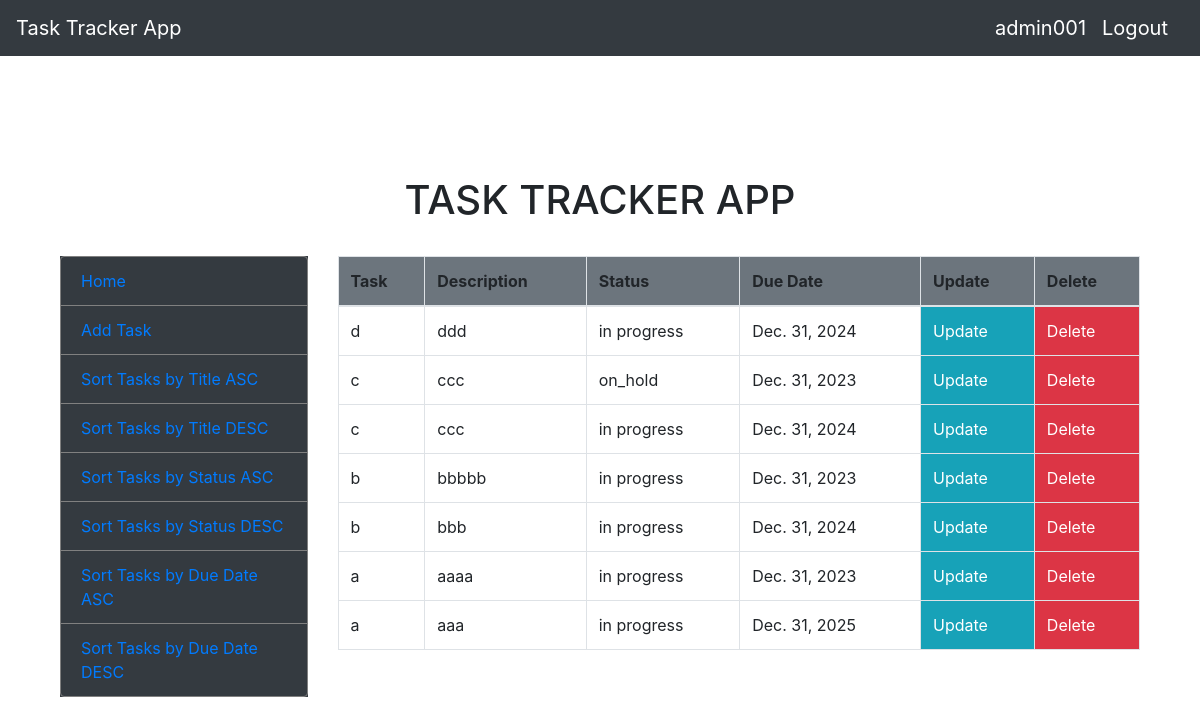
The page /sort_tasks_by_title_desc (signed in) on the database its author committed.
### task_tracker/models.py (models this page shows, shortened)
class Task(models.Model):
    TASK_STATUS_CHOICES = (
        ('in_progress', 'In Progress'),
        ('on_hold', 'On Hold'),
        ('completed', 'Completed'),
        ('cancelled', 'Cancelled'),
    )
    user = models.ForeignKey(User, on_delete=models.CASCADE, null=True, related_name='tasks')
    task = models.CharField(max_length=255)
    description = models.TextField()
    status = models.CharField(max_length=255, choices=TASK_STATUS_CHOICES, default='in progress')
    due_date = models.DateField(blank=False)
    created_date = models.DateTimeField(auto_now_add=True)

### task_tracker/views.py (the view)
# urls.py: path('sort_tasks_by_title_desc', views.sort_tasks_by_title_desc, name='sort_tasks_by_title_desc'),
def sort_tasks_by_title_desc(request):
    if request.user.is_authenticated:
        all_tasks = Task.objects.filter(user=request.user).order_by('-task')
        return render(request, 'sort_tasks_by_title_desc.html', {'all_tasks':all_tasks})
    else:
        messages.success(request,'You have to be logged in to view this page')
        return redirect('login_view')

### task_tracker/templates/sort_tasks_by_title_desc.html
{% extends 'base.html' %}
{% load crispy_forms_tags %}
{% block content %}
{% include 'tables.html' %}
{% endblock %}

### task_tracker/templates/base.html (shortened to what this page needs)
<!doctype html>
<html lang="en">
  <head>
    <link rel="stylesheet" href="https://cdn.jsdelivr.net/npm/bootstrap@4.0.0/dist/css/bootstrap.min.css">
  </head>
  <body>
    <nav class="navbar navbar-expand-lg navbar-dark bg-dark">
        <a class="navbar-brand" href="{% url 'home' %}">Task Tracker App</a>
        <div class="collapse navbar-collapse" id="navbarSupportedContent">
        {% if user.is_authenticated %}
        <a class="navbar-brand" href="{% url 'home' %}">{{ user.username }}</a>
        <a class="navbar-brand" href="{% url 'logout_view' %}">Logout</a>
        {% else %}
        <a class="navbar-brand" href="{% url 'login_view' %}">Login</a>
        <a class="navbar-brand" href="{% url 'register' %}">Register</a>
        {% endif %}
      </div>
    </nav>
    <div class="container">
      <br><br>
        <br>
        {% block content %}
        {% endblock %}
    </div>
  </body>
</html>

### task_tracker/templates/tables.html (shortened to what this page needs)
<br><br>
<h1 class="text-center">TASK TRACKER APP</h1>
<br>
<div class="container">
  <div class="row">
    {% include 'menu.html' %}
    <div class="col-lg-9">
      {% if all_tasks %}
    <div class="table-responsive">
      <table class="table table-bordered">
        <thead>
          <tr class="bg-secondary">
            <th>Task</th>
            <th>Description</th>
            <th>Status</th>
            <th>Due Date</th>
            <th>Update</th>
            <th>Delete</th>
          </tr>
        </thead>
        <tbody>
          {% for task in all_tasks %}
          <tr>
            <td>{{ task.task }}</td>
            <td>{{ task.description }}</td>
            <td>{{ task.status }}</td>
            <td>{{ task.due_date }}</td>
            <td class="bg-info"><a href="{% url 'edit' task.pk %}" class="text-white">Update</a></td>
            <td class="bg-danger"><a href="{% url 'delete' task.pk %}" class="text-white">Delete</a></td>
          </tr>
          {% endfor %}
        </tbody>
      </table>
    </div>
      {% endif %}
    </div>
  </div>
</div>

### rows shown on the page
Task: task "d", description "ddd", status "in progress", due_date "Dec. 31, 2024"
Task: task "c", description "ccc", status "on_hold", due_date "Dec. 31, 2023"
Task: task "c", description "ccc", status "in progress", due_date "Dec. 31, 2024"
Task: task "b", description "bbbbb", status "in progress", due_date "Dec. 31, 2023"
Task: task "b", description "bbb", status "in progress", due_date "Dec. 31, 2024"
Task: task "a", description "aaaa", status "in progress", due_date "Dec. 31, 2023"
Task: task "a", description "aaa", status "in progress", due_date "Dec. 31, 2025"

### other values the page prints
{{ user.username }} "admin001"
